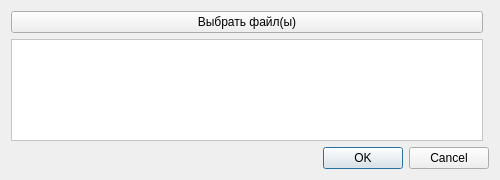
<?xml version="1.0" encoding="UTF-8"?>
<ui version="4.0">
 <class>FileConvectorDialogBase</class>
 <widget class="QDialog" name="FileConvectorDialogBase">
  <property name="geometry">
   <rect>
    <x>0</x>
    <y>0</y>
    <width>500</width>
    <height>180</height>
   </rect>
  </property>
  <property name="minimumSize">
   <size>
    <width>500</width>
    <height>180</height>
   </size>
  </property>
  <property name="maximumSize">
   <size>
    <width>500</width>
    <height>180</height>
   </size>
  </property>
  <property name="windowTitle">
   <string>Выберете файл(ы) MIF</string>
  </property>
  <property name="sizeGripEnabled">
   <bool>false</bool>
  </property>
  <layout class="QGridLayout" name="gridLayout">
   <item row="0" column="0">
    <widget class="QPushButton" name="pushButton">
     <property name="text">
      <string>Выбрать файл(ы)</string>
     </property>
    </widget>
   </item>
   <item row="1" column="0">
    <widget class="QTextEdit" name="textEdit">
     <property name="enabled">
      <bool>false</bool>
     </property>
     <property name="palette">
      <palette>
       <active>
        <colorrole role="WindowText">
         <brush brushstyle="SolidPattern">
          <color alpha="255">
           <red>0</red>
           <green>0</green>
           <blue>0</blue>
          </color>
         </brush>
        </colorrole>
        <colorrole role="Button">
         <brush brushstyle="SolidPattern">
          <color alpha="255">
           <red>255</red>
           <green>255</green>
           <blue>255</blue>
          </color>
         </brush>
        </colorrole>
        <colorrole role="Midlight">
         <brush brushstyle="SolidPattern">
          <color alpha="255">
           <red>255</red>
           <green>255</green>
           <blue>255</blue>
          </color>
         </brush>
        </colorrole>
        <colorrole role="Dark">
         <brush brushstyle="SolidPattern">
          <color alpha="255">
           <red>0</red>
           <green>0</green>
           <blue>0</blue>
          </color>
         </brush>
        </colorrole>
        <colorrole role="Mid">
         <brush brushstyle="SolidPattern">
          <color alpha="255">
           <red>255</red>
           <green>255</green>
           <blue>255</blue>
          </color>
         </brush>
        </colorrole>
        <colorrole role="Text">
         <brush brushstyle="SolidPattern">
          <color alpha="255">
           <red>0</red>
           <green>0</green>
           <blue>0</blue>
          </color>
         </brush>
        </colorrole>
        <colorrole role="BrightText">
         <brush brushstyle="SolidPattern">
          <color alpha="255">
           <red>0</red>
           <green>0</green>
           <blue>0</blue>
          </color>
         </brush>
        </colorrole>
        <colorrole role="ButtonText">
         <brush brushstyle="SolidPattern">
          <color alpha="255">
           <red>0</red>
           <green>0</green>
           <blue>0</blue>
          </color>
         </brush>
        </colorrole>
        <colorrole role="Base">
         <brush brushstyle="SolidPattern">
          <color alpha="255">
           <red>255</red>
           <green>251</green>
           <blue>240</blue>
          </color>
         </brush>
        </colorrole>
        <colorrole role="Window">
         <brush brushstyle="SolidPattern">
          <color alpha="255">
           <red>255</red>
           <green>255</green>
           <blue>255</blue>
          </color>
         </brush>
        </colorrole>
        <colorrole role="Shadow">
         <brush brushstyle="SolidPattern">
          <color alpha="255">
           <red>0</red>
           <green>0</green>
           <blue>0</blue>
          </color>
         </brush>
        </colorrole>
        <colorrole role="HighlightedText">
         <brush brushstyle="SolidPattern">
          <color alpha="255">
           <red>0</red>
           <green>0</green>
           <blue>0</blue>
          </color>
         </brush>
        </colorrole>
       </active>
       <inactive>
        <colorrole role="WindowText">
         <brush brushstyle="SolidPattern">
          <color alpha="255">
           <red>0</red>
           <green>0</green>
           <blue>0</blue>
          </color>
         </brush>
        </colorrole>
        <colorrole role="Button">
         <brush brushstyle="SolidPattern">
          <color alpha="255">
           <red>255</red>
           <green>255</green>
           <blue>255</blue>
          </color>
         </brush>
        </colorrole>
        <colorrole role="Midlight">
         <brush brushstyle="SolidPattern">
          <color alpha="255">
           <red>255</red>
           <green>255</green>
           <blue>255</blue>
          </color>
         </brush>
        </colorrole>
        <colorrole role="Dark">
         <brush brushstyle="SolidPattern">
          <color alpha="255">
           <red>0</red>
           <green>0</green>
           <blue>0</blue>
          </color>
         </brush>
        </colorrole>
        <colorrole role="Mid">
         <brush brushstyle="SolidPattern">
          <color alpha="255">
           <red>255</red>
           <green>255</green>
           <blue>255</blue>
          </color>
         </brush>
        </colorrole>
        <colorrole role="Text">
         <brush brushstyle="SolidPattern">
          <color alpha="255">
           <red>0</red>
           <green>0</green>
           <blue>0</blue>
          </color>
         </brush>
        </colorrole>
        <colorrole role="BrightText">
         <brush brushstyle="SolidPattern">
          <color alpha="255">
           <red>0</red>
           <green>0</green>
           <blue>0</blue>
          </color>
         </brush>
        </colorrole>
        <colorrole role="ButtonText">
         <brush brushstyle="SolidPattern">
          <color alpha="255">
           <red>0</red>
           <green>0</green>
           <blue>0</blue>
          </color>
         </brush>
        </colorrole>
        <colorrole role="Base">
         <brush brushstyle="SolidPattern">
          <color alpha="255">
           <red>255</red>
           <green>251</green>
           <blue>240</blue>
          </color>
         </brush>
        </colorrole>
        <colorrole role="Window">
         <brush brushstyle="SolidPattern">
          <color alpha="255">
           <red>255</red>
           <green>255</green>
           <blue>255</blue>
          </color>
         </brush>
        </colorrole>
        <colorrole role="Shadow">
         <brush brushstyle="SolidPattern">
          <color alpha="255">
           <red>0</red>
           <green>0</green>
           <blue>0</blue>
          </color>
         </brush>
        </colorrole>
        <colorrole role="HighlightedText">
         <brush brushstyle="SolidPattern">
          <color alpha="255">
           <red>0</red>
           <green>0</green>
           <blue>0</blue>
          </color>
         </brush>
        </colorrole>
       </inactive>
       <disabled>
        <colorrole role="WindowText">
         <brush brushstyle="SolidPattern">
          <color alpha="255">
           <red>0</red>
           <green>0</green>
           <blue>0</blue>
          </color>
         </brush>
        </colorrole>
        <colorrole role="Button">
         <brush brushstyle="SolidPattern">
          <color alpha="255">
           <red>255</red>
           <green>255</green>
           <blue>255</blue>
          </color>
         </brush>
        </colorrole>
        <colorrole role="Midlight">
         <brush brushstyle="SolidPattern">
          <color alpha="255">
           <red>255</red>
           <green>255</green>
           <blue>255</blue>
          </color>
         </brush>
        </colorrole>
        <colorrole role="Dark">
         <brush brushstyle="SolidPattern">
          <color alpha="255">
           <red>0</red>
           <green>0</green>
           <blue>0</blue>
          </color>
         </brush>
        </colorrole>
        <colorrole role="Mid">
         <brush brushstyle="SolidPattern">
          <color alpha="255">
           <red>255</red>
           <green>255</green>
           <blue>255</blue>
          </color>
         </brush>
        </colorrole>
        <colorrole role="Text">
         <brush brushstyle="SolidPattern">
          <color alpha="255">
           <red>0</red>
           <green>0</green>
           <blue>0</blue>
          </color>
         </brush>
        </colorrole>
        <colorrole role="BrightText">
         <brush brushstyle="SolidPattern">
          <color alpha="255">
           <red>0</red>
           <green>0</green>
           <blue>0</blue>
          </color>
         </brush>
        </colorrole>
        <colorrole role="ButtonText">
         <brush brushstyle="SolidPattern">
          <color alpha="255">
           <red>0</red>
           <green>0</green>
           <blue>0</blue>
          </color>
         </brush>
        </colorrole>
        <colorrole role="Base">
         <brush brushstyle="SolidPattern">
          <color alpha="255">
           <red>255</red>
           <green>255</green>
           <blue>255</blue>
          </color>
         </brush>
        </colorrole>
        <colorrole role="Window">
         <brush brushstyle="SolidPattern">
          <color alpha="255">
           <red>255</red>
           <green>255</green>
           <blue>255</blue>
          </color>
         </brush>
        </colorrole>
        <colorrole role="Shadow">
         <brush brushstyle="SolidPattern">
          <color alpha="255">
           <red>0</red>
           <green>0</green>
           <blue>0</blue>
          </color>
         </brush>
        </colorrole>
        <colorrole role="HighlightedText">
         <brush brushstyle="SolidPattern">
          <color alpha="255">
           <red>0</red>
           <green>0</green>
           <blue>0</blue>
          </color>
         </brush>
        </colorrole>
       </disabled>
      </palette>
     </property>
    </widget>
   </item>
   <item row="2" column="0" colspan="2">
    <widget class="QDialogButtonBox" name="button_box">
     <property name="orientation">
      <enum>Qt::Horizontal</enum>
     </property>
     <property name="standardButtons">
      <set>QDialogButtonBox::Cancel|QDialogButtonBox::Ok</set>
     </property>
    </widget>
   </item>
  </layout>
 </widget>
 <resources/>
 <connections>
  <connection>
   <sender>button_box</sender>
   <signal>accepted()</signal>
   <receiver>FileConvectorDialogBase</receiver>
   <slot>accept()</slot>
   <hints>
    <hint type="sourcelabel">
     <x>20</x>
     <y>20</y>
    </hint>
    <hint type="destinationlabel">
     <x>20</x>
     <y>20</y>
    </hint>
   </hints>
  </connection>
  <connection>
   <sender>button_box</sender>
   <signal>rejected()</signal>
   <receiver>FileConvectorDialogBase</receiver>
   <slot>reject()</slot>
   <hints>
    <hint type="sourcelabel">
     <x>20</x>
     <y>20</y>
    </hint>
    <hint type="destinationlabel">
     <x>20</x>
     <y>20</y>
    </hint>
   </hints>
  </connection>
 </connections>
</ui>
